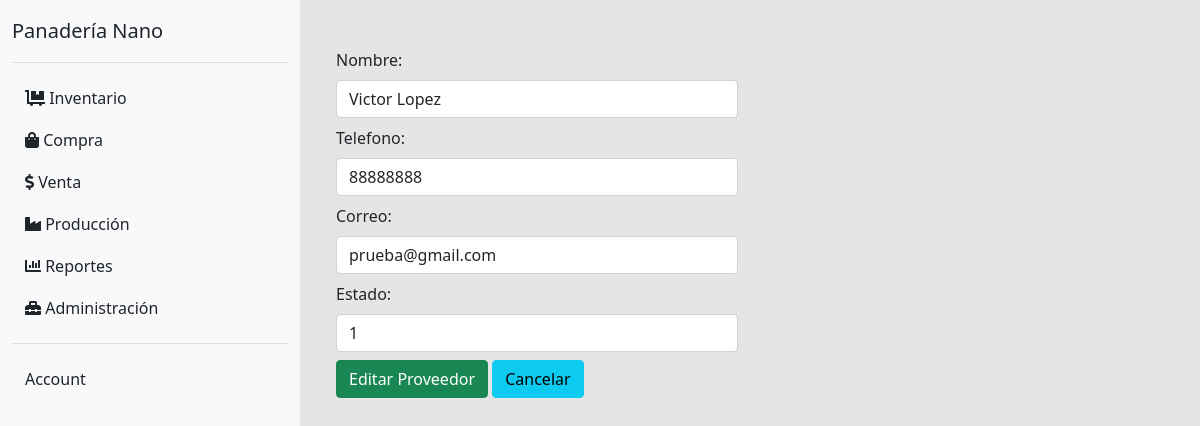
The app's page /matt/index.php?controlador=proveedor&accion=editar&proveed_codigo=3 (signed in) with its own data.
### tables this page shows
CREATE TABLE `cat_proveedor` (
  `proveed_codigo` int(11) NOT NULL,
  `proveed_nombre` varchar(100) NOT NULL,
  `proveed_telefono` int(9) DEFAULT NULL,
  `proveed_correo` varchar(70) DEFAULT NULL,
  `proveed_estado` int(1) DEFAULT NULL
);

### matt/controladores/controlador_proveedor.php (called while the page is built, shortened)
<?php
include_once("./modelos/proveedor.php");
class ControladorProveedor
{
  public function editar()
  {
    $proveed_codigo = $_GET['proveed_codigo'];
    $proveedor = (Proveedor::buscar($proveed_codigo));
    include_once("vistas/paginas/proveedor/editar.php");
  }
}

### matt/ruteador.php (called while the page is built, shortened)
<?php
$controlador = new $objControlador();
$controlador->$accion();

### matt/modelos/proveedor.php (called while the page is built, shortened)
<?php
class Proveedor
{
    public function __construct($proveed_codigo, $proveed_nombre, $proveed_telefono, $proveed_correo, $proveed_estado)
    {
        $this->proveed_nombre = $proveed_nombre;
        $this->proveed_telefono = $proveed_telefono;
        $this->proveed_correo = $proveed_correo;
        $this->proveed_estado = $proveed_estado;
    }
    public static function buscar($proveed_codigo)
    {
        $conexionBD = BaseDeDatos::obtenerInstancia();
        $sql = $conexionBD->prepare("SELECT * FROM cat_proveedor WHERE proveed_codigo=?");
        $sql->execute(array($proveed_codigo));
        $proveedor = $sql->fetch();
        return new Proveedor($proveedor['proveed_codigo'], $proveedor['proveed_nombre'], $proveedor['proveed_telefono'], $proveedor['proveed_correo'], $proveedor['proveed_estado']);
    }
}

### matt/vistas/paginas/proveedor/editar.php (the view)
<div class="row">
    <div class="col col-6">
        <form action="" method="post">
            <div class="mb-2">
                <label for="proveed_nombre" class="form-label">Nombre:</label>
                <input required type="text" class="form-control" value="<?php echo $proveedor->proveed_nombre; ?>" name="proveed_nombre" id="" aria-describedby="helpId" placeholder="  ">
            </div>
            <div class="mb-2">
                <label for="proveed_telefono" class="form-label">Telefono:</label>
                <input required type="text" class="form-control" value="<?php echo $proveedor->proveed_telefono; ?>" name="proveed_telefono" id="" aria-describedby="helpId" placeholder="  ">
            </div>
            <div class="mb-2">
                <label for="proveed_correo" class="form-label">Correo:</label>
                <input required type="text" class="form-control" value="<?php echo $proveedor->proveed_correo; ?>" name="proveed_correo" id="" aria-describedby="helpId" placeholder="  ">
            </div>
            <div class="mb-2">
                <label for="proveed_estado" class="form-label">Estado:</label>
                <input required type="text" class="form-control" value="<?php echo $proveedor->proveed_estado; ?>" name="proveed_estado" id="" aria-describedby="helpId" placeholder="  ">
            </div>
            <input name="" id="" class="btn btn-success" type="Submit" value="Editar Proveedor">
            <a href="?controlador=proveedor&accion=inicio" class="btn btn-info">Cancelar</a>
        </form>
    </div>
</div>

### dashboard/css/global.css (style rules this page uses)
html, body { height: 100vh; width: 100vw; }
body { background-color: rgba(0, 0, 0, .1); }
.main .row { height: 100%; }

### records on screen
cat_proveedor: proveed_nombre "Victor Lopez", proveed_telefono "88888888", proveed_correo "prueba@gmail.com", proveed_estado "1"
